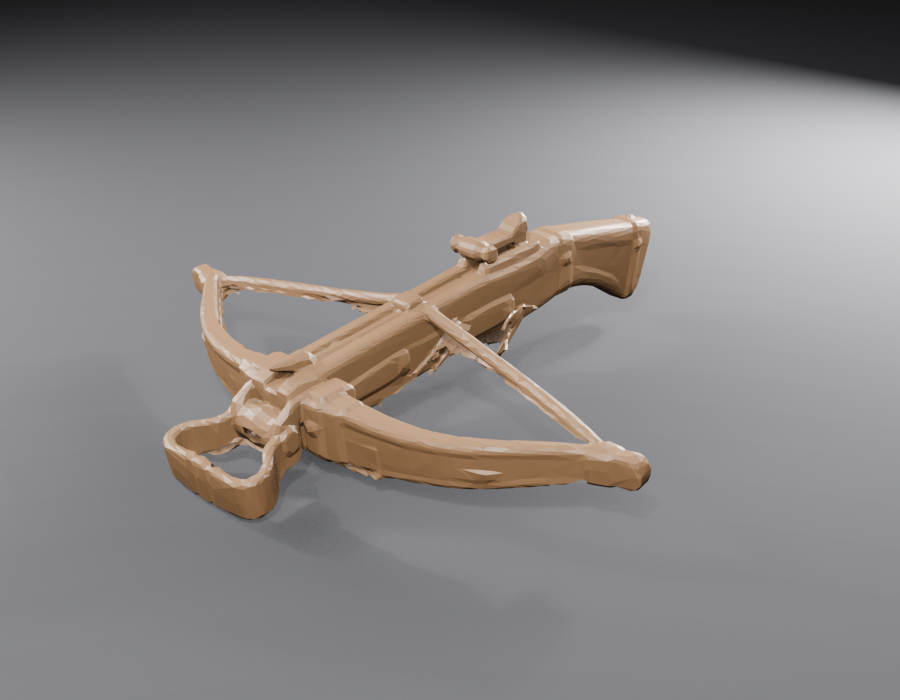
#> input picture tools/besta_before.png, 900 x 700 px
$ python -i recortar_objeto.py   (imports and definitions only)
#> lines starting #> are read from the running program, lines starting #| are printed output that depends on the picture; after the words box and inside, x2 and y2 are one past the last pixel; in counts of white or black regions, pixels touching at a corner belong together
"""DEV: recorta um PNG de objeto (assets/objetos) em um cutout de silhueta limpa
para a miniatura 3D extrudada.

Pipeline:
  1. Limiariza o canal alfa (fundo semi-transparente vira transparente).
  2. Fechamento morfológico (junta os vãos finos — ex.: folhas da copa).
  3. Preenche buracos internos totalmente cercados.
  4. Mantém só o maior componente conectado (descarta specks soltos).
  5. Inpinta a cor (RGB) dos pixels recém-incluídos a partir do vizinho
     opaco mais próximo (evita halo branco na face).
  6. Grava RGBA com alfa = 255 dentro da silhueta, 0 fora.

Uso (da raiz do projeto):
    python tools/recortar_objeto.py arvore.png [--out arvore_cutout.png]
        [--thresh 128] [--close 8] [--keep-largest/--no-keep-largest]
"""
import argparse
import os
import sys

import numpy as np
from PIL import Image
from scipy import ndimage

OBJ_DIR = os.path.join(os.path.dirname(os.path.dirname(os.path.abspath(__file__))),
                       "assets", "objetos")


def recortar(src_path, thresh=128, close=0, keep_largest=True, max_hole_frac=0.0001,
             margin=0.08, smooth=0.0, gray_sat=40, gray_val=140):
#> called with src_path = 'besta_before.png', thresh = 128, close = 0, keep_largest = True, max_hole_frac = 0.0001, margin = 0.08, smooth = 0, gray_sat = 40
    im = Image.open(src_path).convert("RGBA")
#> im is the input picture: PIL image 900x700 RGBA; mean R, G, B, A 134.8, 131.9, 132, 255
    arr = np.array(im)
    alpha = arr[:, :, 3]
#> alpha: shape (700, 900); every value is 255

    # O fundo deste PNG é um XADREZ embutido (quadrados cinza/branco OPACOS), não
    # transparência real. Detecta fundo por COR (cinza-claro, baixa saturação) OU
    # alfa baixo; o objeto (verde/marrom, saturado) é o resto. `gray_val` e
    # `gray_sat` controlam o que conta como "cinza de fundo".
    rgb = arr[:, :, :3].astype(np.int16)
    chroma = rgb.max(axis=2) - rgb.min(axis=2)      # ~saturação
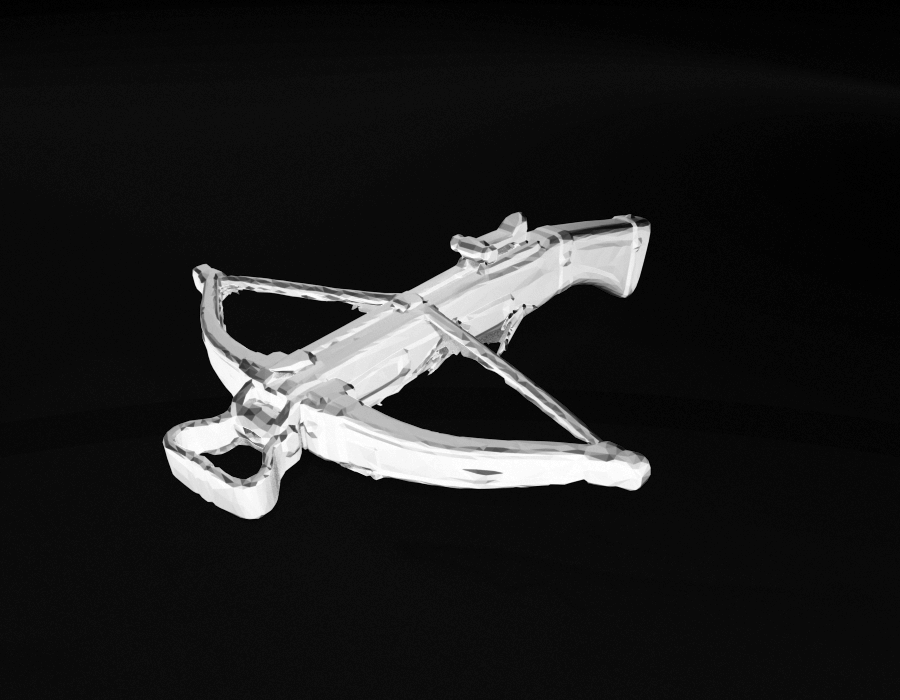
#> chroma: shape (700, 900) int16; min 1, max 71, mean 9.5; drawn with min black and max white
    valor = rgb.mean(axis=2)
    is_bg = (alpha < thresh) | ((chroma < gray_sat) & (valor > gray_val))
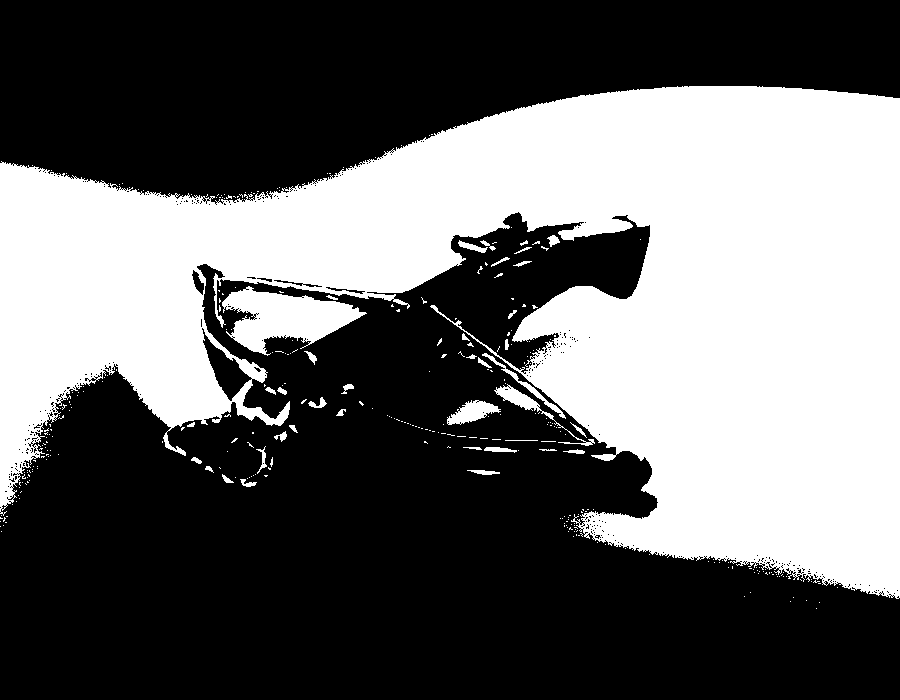
#> is_bg: shape (700, 900) bool; 40.1% white; 338 white regions (299 under 20 px), largest, box (x1, y1, x2, y2) and area: (0, 86, 900, 599) 242692, (222, 286, 367, 356) 5201, (447, 400, 501, 425) 707
    mask = ~is_bg

    # Fechamento opcional: junta vãos finos (folhas) sem inchar.
    if close > 0:
        mask = ndimage.binary_dilation(mask, iterations=close)
        mask = ndimage.binary_erosion(mask, iterations=close)

    # Suavização do contorno: borra a máscara e re-limiariza. Arredonda a borda
    # rendada (lóbulos de folha) num contorno coeso de miniatura — sem isso a
    # silhueta extrudada vira uma franja de micro-facetas.
    if smooth > 0:
        mask = ndimage.gaussian_filter(mask.astype("float32"), smooth) >= 0.5

    # Mantém só o maior componente (descarta as ilhas de ruído do halo).
    if keep_largest:
        lbl, n = ndimage.label(mask)
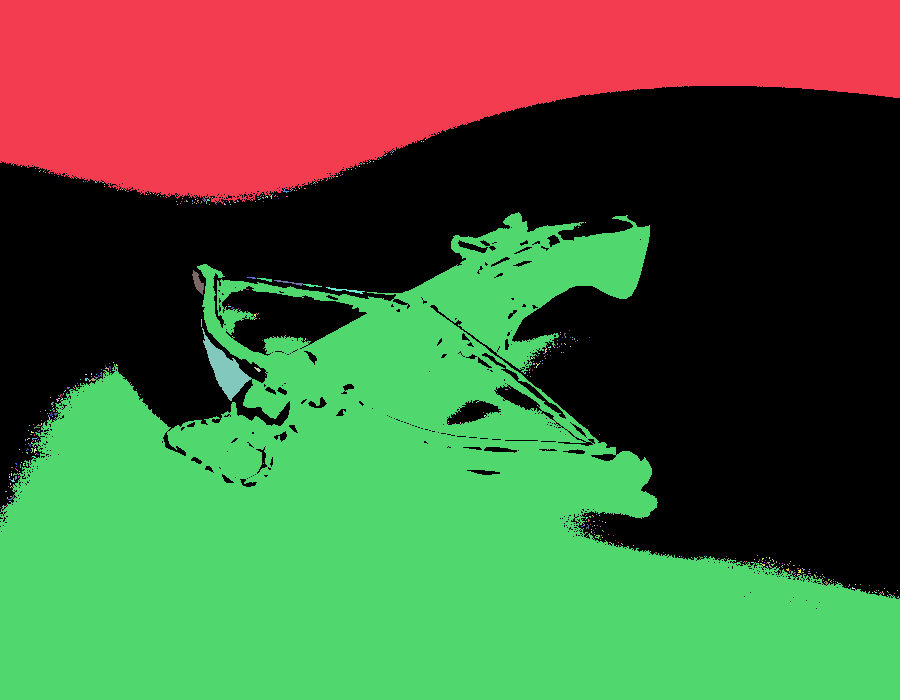
#> lbl: shape (700, 900) int32; 617 distinct labels, from 0 to 616; one colour per label, 0 black
#> n = 616
        if n > 1:
            sizes = ndimage.sum(np.ones_like(lbl), lbl, index=range(1, n + 1))
#> sizes = 616 values, max 252303 at index 153, min 1 at index 1, mean 612.9
            maior = int(np.argmax(sizes)) + 1
#> maior = 154
            mask = lbl == maior
#> mask: shape (700, 900) bool; 40% white; 1 white region, box (x1, y1, x2, y2) and area: (0, 212, 900, 700) 252303

    # Preenche SÓ buracos internos pequenos (vãos entre folhas) — não o fundo
    # enclausurado. Buraco = região transparente cercada que não toca a borda.
    preenchido = ndimage.binary_fill_holes(mask)
#> preenchido: shape (700, 900) bool; 41.7% white; 1 white region, box (x1, y1, x2, y2) and area: (0, 212, 900, 700) 262484
    buracos = preenchido & ~mask
#> buracos: shape (700, 900) bool; 1.6% white; 354 white regions (313 under 20 px), largest, box (x1, y1, x2, y2) and area: (222, 286, 367, 356) 5242, (447, 400, 501, 425) 719, (494, 384, 595, 446) 714
    if buracos.any():
        lblb, nb = ndimage.label(buracos)
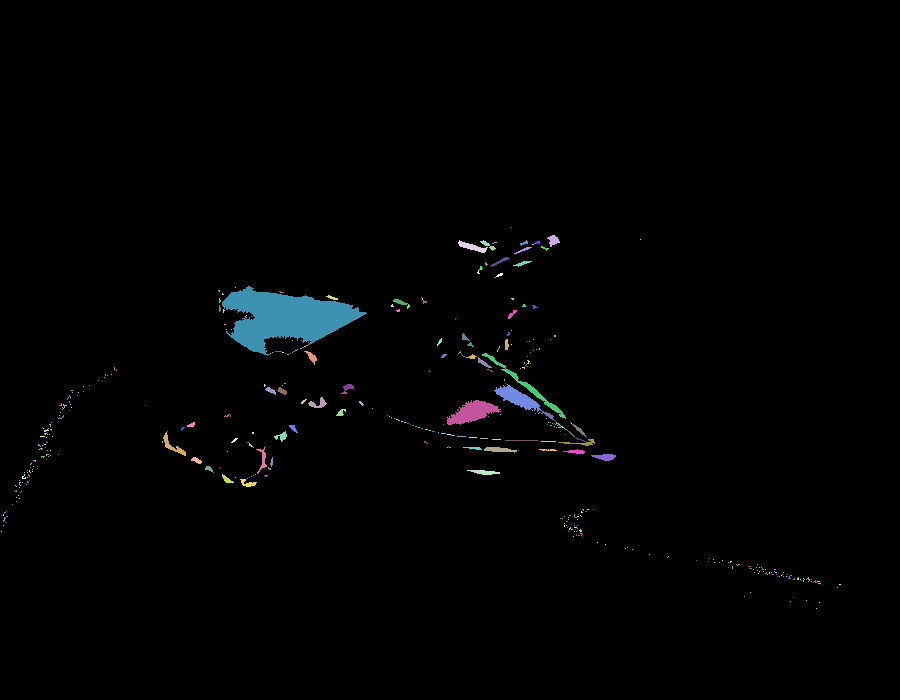
#> lblb: shape (700, 900) int32; 478 distinct labels, from 0 to 477; one colour per label, 0 black
#> nb = 477
        if nb > 0:
            areas = ndimage.sum(np.ones_like(lblb), lblb, index=range(1, nb + 1))
#> areas = 477 values, max 5217 at index 20, min 1 at index 0, mean 21.34
            limite = max_hole_frac * mask.size
#> limite = 63
            for i, area in enumerate(areas, start=1):
                if area <= limite:
                    mask[lblb == i] = True
#> this loop made 477 passes
#> area on passes 2, 4, 5: 87, 151, 31
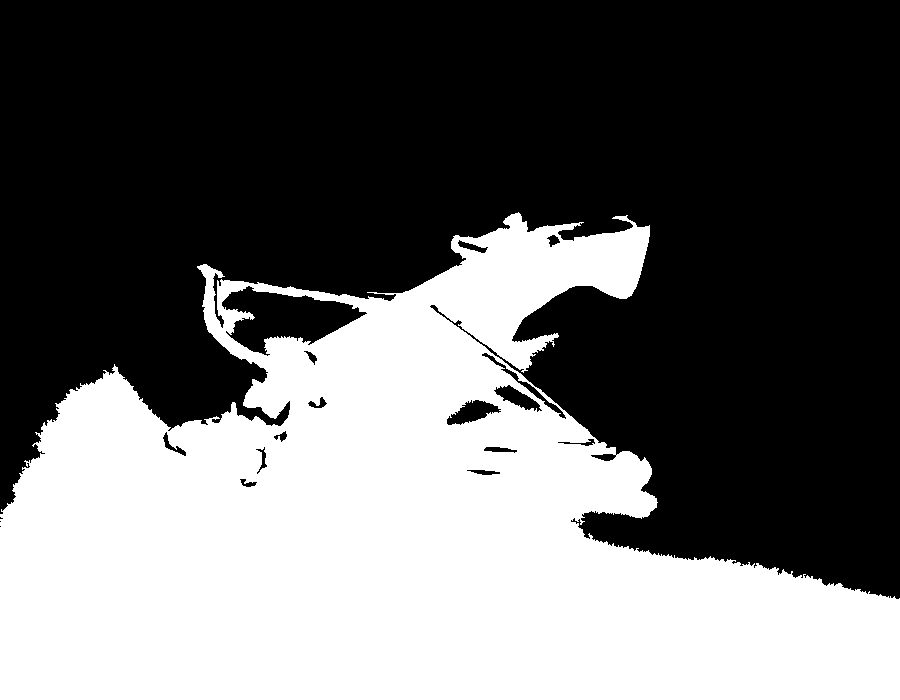
#> mask: shape (700, 900) bool; 40.4% white; 1 white region, box (x1, y1, x2, y2) and area: (0, 212, 900, 700) 254429

    # Inpaint de cor: pixels do mask sem cor confiável recebem o RGB do pixel de
    # objeto mais próximo. `trusted` = só FRENTE opaca (exclui o xadrez), senão a
    # cor do xadrez vazaria para os vãos preenchidos.
    trusted = mask & (alpha >= 200) & ~is_bg
#> trusted: shape (700, 900) bool; 40% white; 1 white region, box (x1, y1, x2, y2) and area: (0, 212, 900, 700) 252304
    novos = mask & ~trusted
#> novos: shape (700, 900) bool; 0.34% white in thin lines or dots, all inside (x1, y1, x2, y2) = (1, 227, 841, 609)
    if novos.any() and trusted.any():
        # índices do pixel "trusted" mais próximo, para cada pixel
        idx = ndimage.distance_transform_edt(~trusted, return_distances=False,
                                             return_indices=True)
        for c in range(3):
            canal = arr[:, :, c]
            arr[novos, c] = canal[idx[0][novos], idx[1][novos]]

    out = np.zeros_like(arr)
    out[:, :, :3] = arr[:, :, :3]
    out[mask, 3] = 255
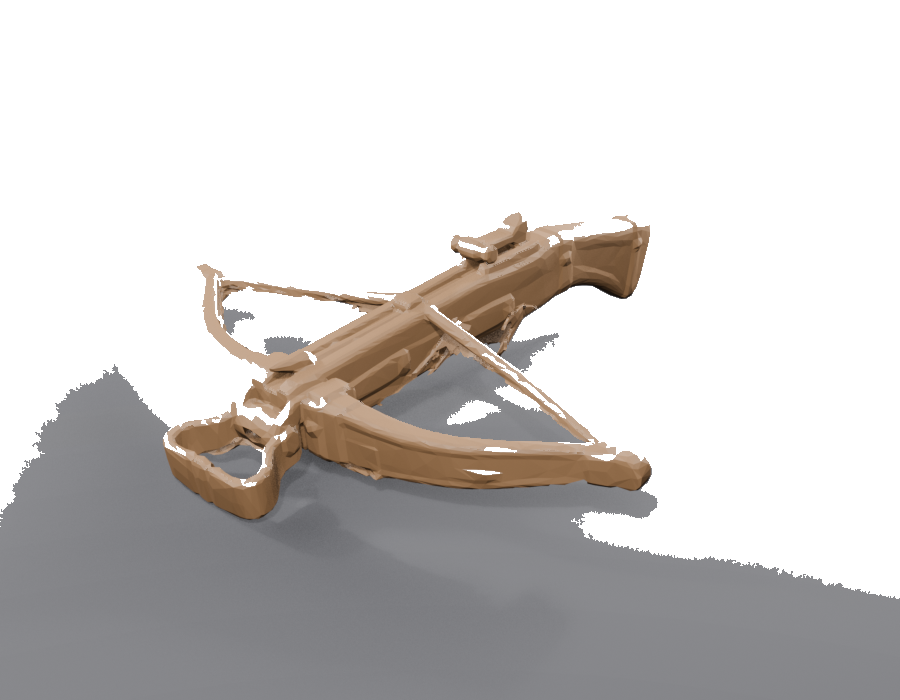
#> out: shape (700, 900, 4); mean R, G, B, A 134.8, 131.9, 131.9, 103; transparent parts drawn white

    # Margem transparente: garante que a silhueta NÃO toque a borda do quadro.
    # Sem isso, uma silhueta que encosta nas bordas faz o tracer enclausurar o
    # fundo e gerar uma "placa" em vez do contorno do objeto.
    if margin > 0:
        h0, w0 = out.shape[:2]
#> h0 = 700; w0 = 900
        pad = int(round(max(w0, h0) * margin))
#> pad = 72
        canvas = np.zeros((h0 + 2 * pad, w0 + 2 * pad, 4), dtype=out.dtype)
        canvas[pad:pad + h0, pad:pad + w0] = out
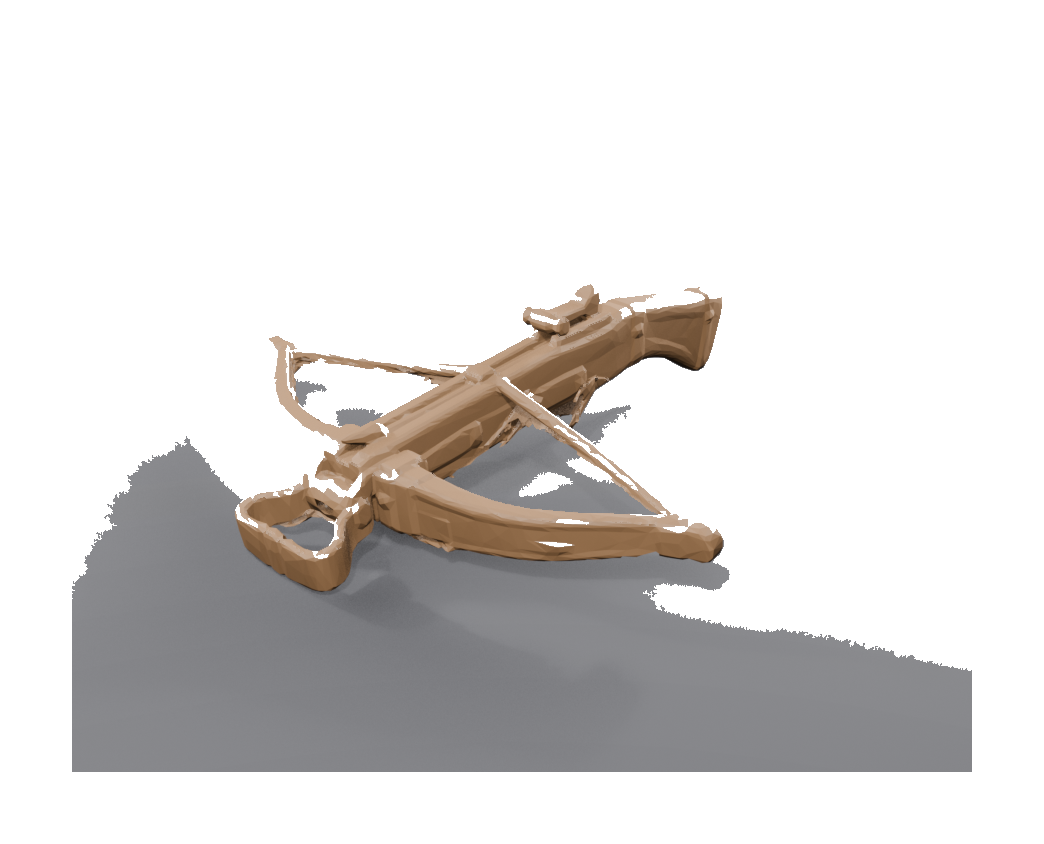
#> canvas: shape (844, 1044, 4); mean R, G, B, A 96.4, 94.3, 94.3, 73.6; transparent parts drawn white
        out = canvas

    cobertura = 100.0 * mask.mean()
#> cobertura = 40.39
    return Image.fromarray(out, "RGBA"), cobertura


# [25 lines left out: function main, not called in this run]


# [2 lines not run here, left out]

>>> result = recortar('besta_before.png')

$ run again, on tools/besta_voxel.png
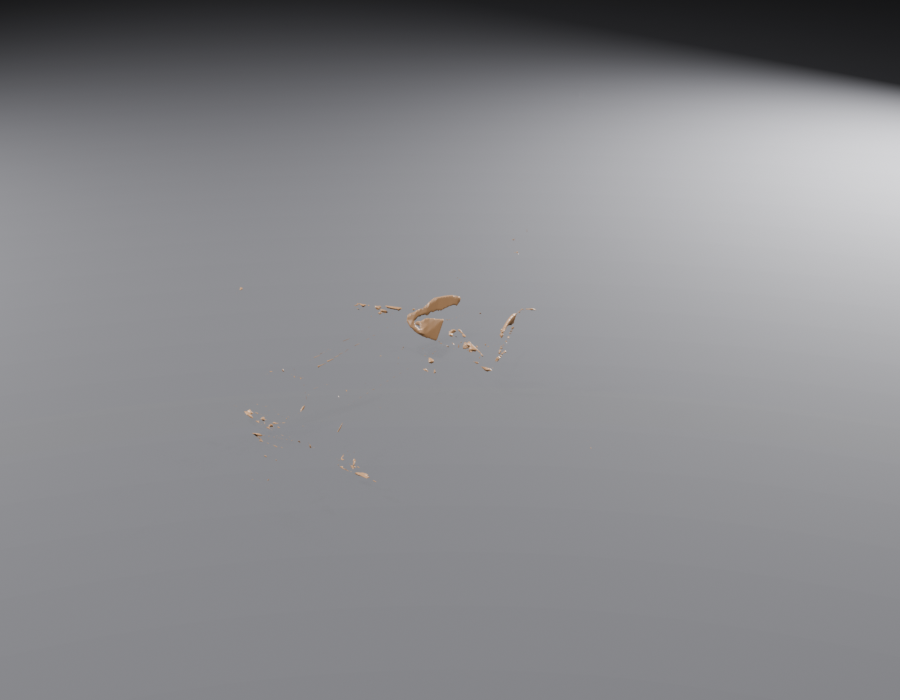
#> input picture tools/besta_voxel.png, 900 x 700 px
#> in recortar, im is the input picture: PIL image 900x700 RGBA; mean R, G, B, A 136.4, 136.7, 139.9, 255
#> alpha: shape (700, 900); every value is 255
#> is_bg: shape (700, 900) bool; 59.2% white; 846 black regions (830 under 20 px), largest, box (x1, y1, x2, y2) and area: (0, 486, 900, 700) 130805, (0, 0, 900, 205) 122760, (407, 295, 460, 341) 1007
#> in recortar, `lbl, n = ndimage.label(mask)`:
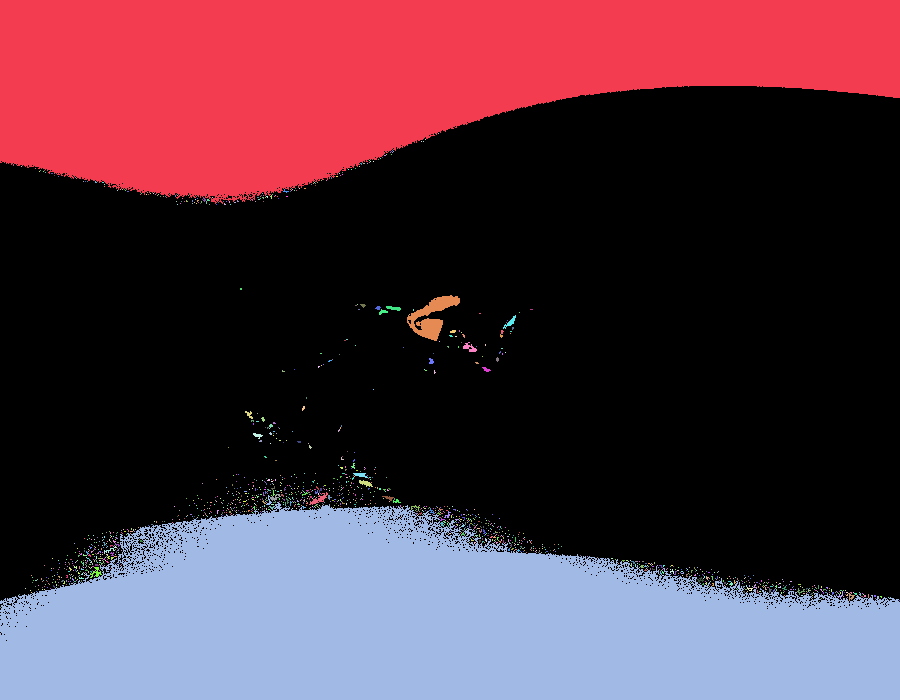
#> lbl: shape (700, 900) int32; 1622 distinct labels, from 0 to 1621; one colour per label, 0 black
#> n = 1621
#> sizes = 1621 values, max 129711 at index 572, min 1 at index 1, mean 158.5
#> maior = 573
#> preenchido: shape (700, 900) bool; 20.9% white; 1 white region, box (x1, y1, x2, y2) and area: (0, 502, 900, 700) 131677
#> buracos: shape (700, 900) bool; 0.31% white in thin lines or dots, all inside (x1, y1, x2, y2) = (1, 505, 895, 641)
#> lblb: shape (700, 900) int32; 1140 distinct labels, from 0 to 1139
#> nb = 1139
#> areas = 1139 values, max 32 at index 638, min 1 at index 0, mean 1.73
#> the loop in recortar, `for i, area in enumerate(areas, start=1):` made 1139 passes
#> area on passes 1 to 3: 1, 1, 1
#> trusted: shape (700, 900) bool; 20.6% white; 1 white region, box (x1, y1, x2, y2) and area: (0, 502, 900, 700) 129738
#> in recortar, `canvas[pad:pad + h0, pad:pad + w0] = out`:
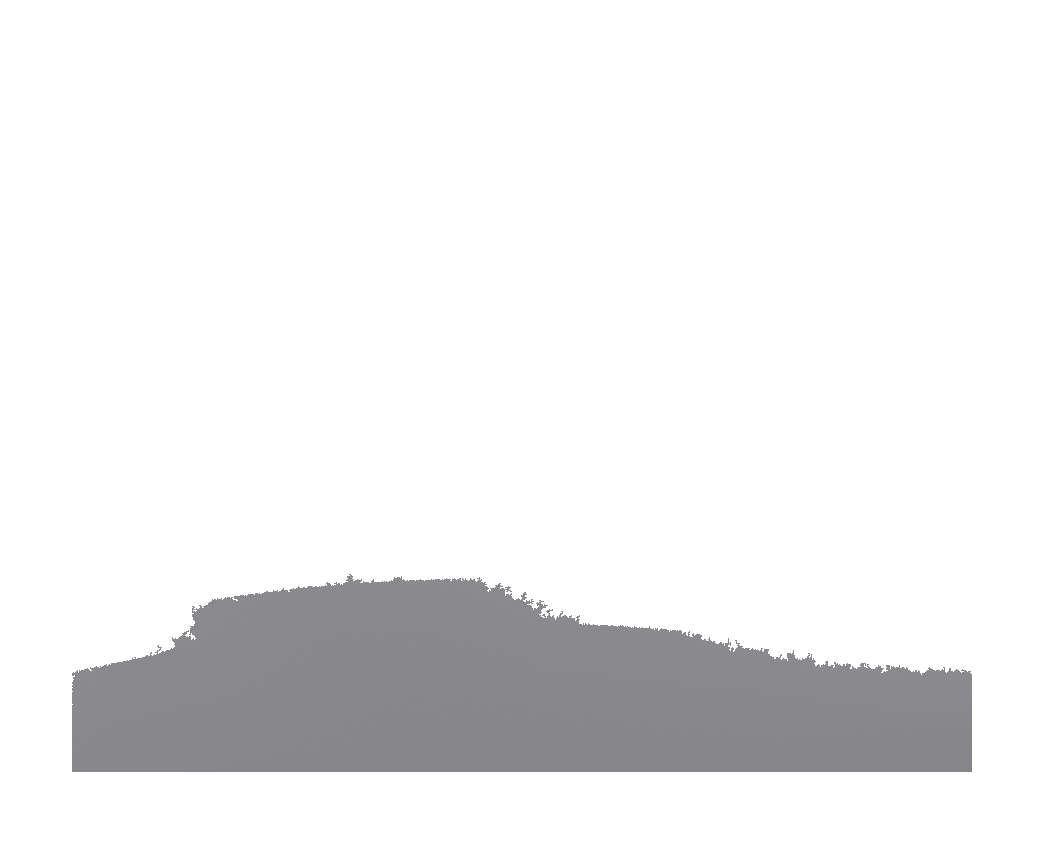
#> canvas: shape (844, 1044, 4); mean R, G, B, A 97.5, 97.7, 100, 38.1; transparent parts drawn white
#> cobertura = 20.9
